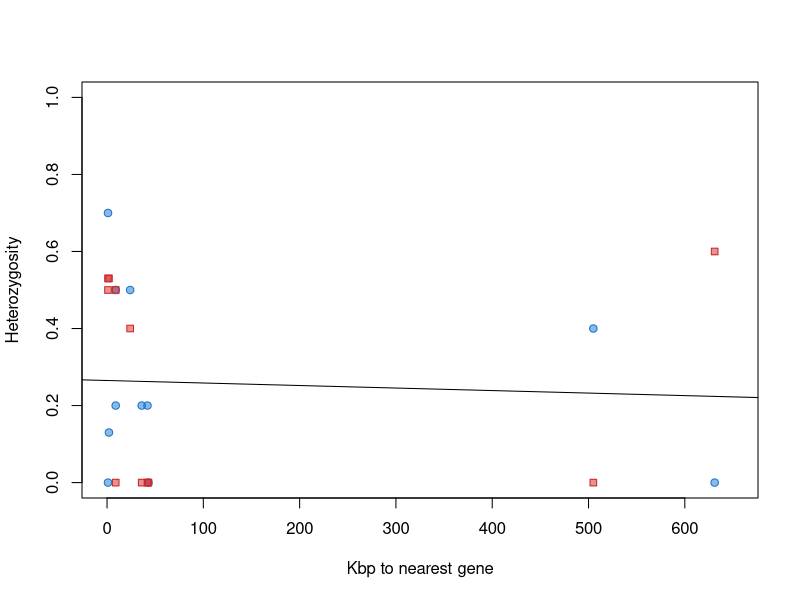
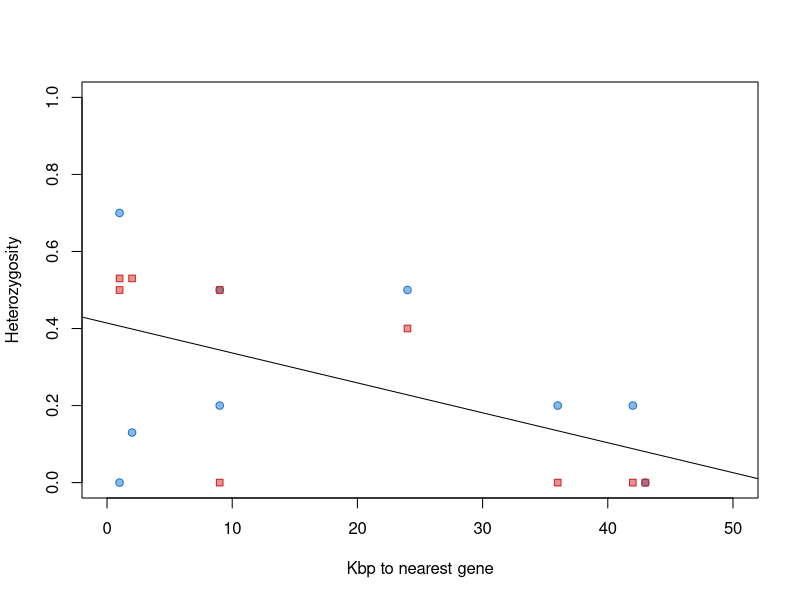

Write the R code that produced these figures, in order.
setwd("~/Desktop/")
library(scales)

####setup####
data = read.table("msatt_genedist.csv", header=T, sep=",")

#does distance from closest gene influence observed heterozygosity?
mean(data$HoM, na.rm=T)
mean(data$HoS, na.rm=T) #mean across loci are very similar

#recode with 1 het per line and populaiton/locus as an indicator variable
pdata = data.frame(ho = c(data$HoM, data$HoS), dist = data$closegenedist, pop = c(rep("Malpais", nrow(data)), rep("SaltCreek", nrow(data))), locus = c(data$locus, data$locus))
pdata = pdata[complete.cases(pdata),]

####linear model with permutations - all data####
modelout = lm(ho~dist+pop, data=pdata)
summary(modelout)

#permute to estimate pvalues (since not normal)
pOUT = data.frame(rep=seq(1,1000), int=rep(NA, 1000), dist=rep(NA, 1000), pop=rep(NA, 1000))
for(i in 1:1000){ 
  pdata$newy = sample(pdata$ho, length(pdata$ho), replace=F)
  tempmodel  = lm(newy~dist+pop, data=pdata)
  pOUT$int[i]   = coef(tempmodel)[1]
  pOUT$dist[i]  = coef(tempmodel)[2]
  pOUT$pop[i]   = coef(tempmodel)[3]
}
p.dist=nrow(pOUT[abs(coef(modelout)[2])<abs(pOUT$dist),])/i
p.pop =nrow(pOUT[abs(coef(modelout)[3])<abs(pOUT$pop),])/i

#plot data nicely
pdf(file="dist_het.pdf", height = 4, width = 4)
plot(-100,-100, xlim=c(0,650), ylim=c(0,1), xlab="Kbp to nearest gene", ylab="Heterozygosity")
Mdata = pdata[pdata$pop=="Malpais",,drop=F]
Sdata = pdata[pdata$pop=="SaltCreek",,drop=F]
points(Mdata$dist, Mdata$ho, pch=21, col=alpha("dodgerblue3", 1), bg=alpha("dodgerblue3", 0.5))
points(Sdata$dist, Sdata$ho, pch=22, col=alpha("firebrick3", 1), bg=alpha("firebrick3", 0.5))
abline(modelout)
dev.off()

####linear model with permutations - less than 100 Kbp####
spdata = pdata[pdata$dist<=100,,drop=F]
modelout = lm(ho~dist+pop, data=spdata)
summary(modelout)

#permute to estimate pvalues (since not normal)
pOUT = data.frame(rep=seq(1,1000), int=rep(NA, 1000), dist=rep(NA, 1000), pop=rep(NA, 1000))
for(i in 1:1000){ 
  spdata$newy = sample(spdata$ho, length(spdata$ho), replace=F)
  tempmodel  = lm(newy~dist+pop, data=spdata)
  pOUT$int[i]   = coef(tempmodel)[1]
  pOUT$dist[i]  = coef(tempmodel)[2]
  pOUT$pop[i]   = coef(tempmodel)[3]
}
p.dist=nrow(pOUT[abs(coef(modelout)[2])<abs(pOUT$dist),])/i
p.pop =nrow(pOUT[abs(coef(modelout)[3])<abs(pOUT$pop),])/i

#plot data nicely
pdf(file="dist_het_smalldist.pdf", height = 4, width = 4)
plot(-100,-100, xlim=c(0,50), ylim=c(0,1), xlab="Kbp to nearest gene", ylab="Heterozygosity")
Mdata = spdata[spdata$pop=="Malpais",,drop=F]
Sdata = spdata[spdata$pop=="SaltCreek",,drop=F]
points(Mdata$dist, Mdata$ho, pch=21, col=alpha("dodgerblue3", 1), bg=alpha("dodgerblue3", 0.5))
points(Sdata$dist, Sdata$ho, pch=22, col=alpha("firebrick3", 1), bg=alpha("firebrick3", 0.5))
abline(modelout)
dev.off()
